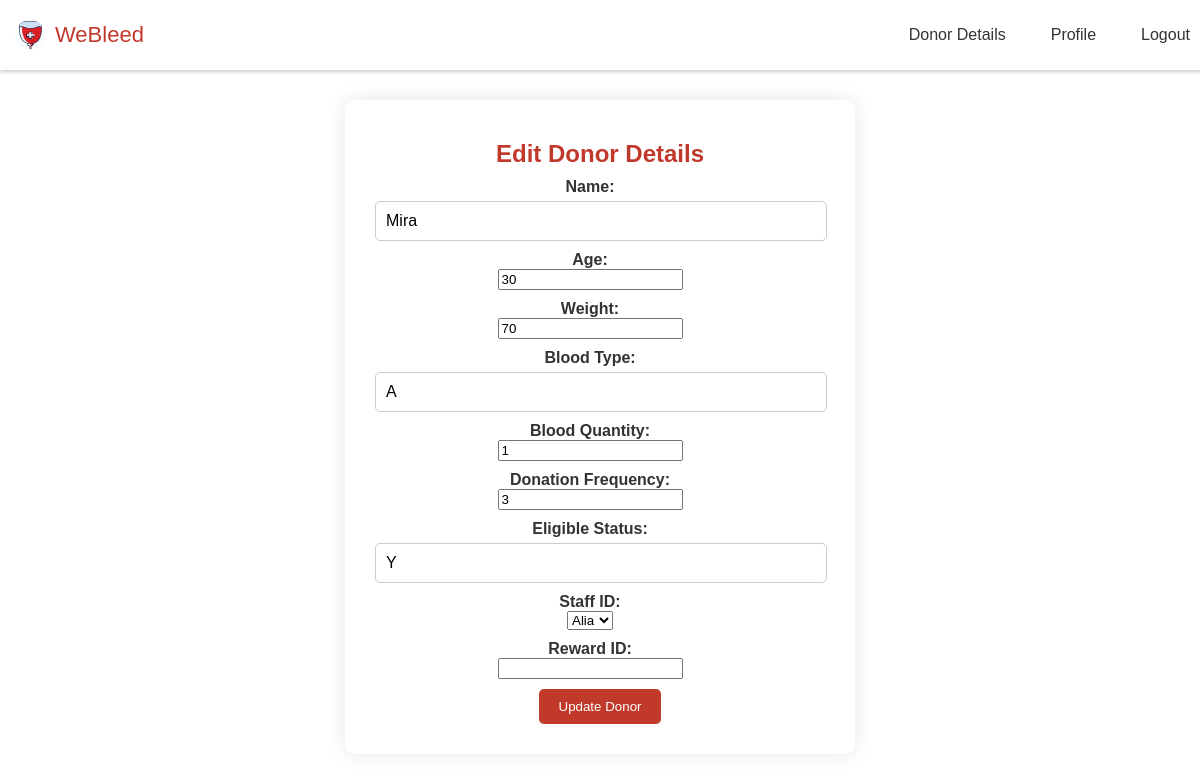
Screenshot of /edit_donor.php?donID=3001 with the database file from the repository.
### tables this page shows
CREATE TABLE `donor` (
  `donID` int(4) NOT NULL,
  `donPassword` varchar(20) NOT NULL,
  `donName` varchar(45) NOT NULL,
  `donGender` char(1) NOT NULL,
  `donAge` int(3) NOT NULL,
  `donBloodType` varchar(2) NOT NULL,
  `donBloodQty` int(3) NOT NULL,
  `donWeight` int(3) NOT NULL,
  `donFrequency` int(1) NOT NULL,
  `eligibleStatus` char(1) NOT NULL,
  `staffID` int(4) NOT NULL
);

CREATE TABLE `staff` (
  `staffID` int(4) NOT NULL,
  `staffPassword` varchar(20) NOT NULL,
  `staffName` varchar(25) NOT NULL,
  `staffPhoneNo` varchar(12) NOT NULL,
  `bcID` int(4) NOT NULL
);

### edit_donor.php (the view, shortened to what this page needs)
<?php
include('connection.php');
$donID = mysqli_real_escape_string($condb, $_GET['donID']);
$query = "SELECT * FROM donor WHERE donID='$donID'";
$result = mysqli_query($condb, $query);
$donor = mysqli_fetch_assoc($result);
$staff_query = "SELECT staffID, staffName FROM staff";
$staff_result = mysqli_query($condb, $staff_query);
?>
<!DOCTYPE html>
<html lang="en">
<head>
    <link rel="stylesheet" href="style.css">
</head>
<body>
<nav class="navbar">
    <div class="logo_item">
        <img src="logo.jpg" alt="Company Logo">
        <span>WeBleed</span>
    </div>
    <div class="navbar_content">
        <ul>
            <li><a href="donor_details.php">Donor Details</a></li>
            <li><a href="donor_profile.php">Profile</a></li>
            <li><a href="logout.php">Logout</a></li>
        </ul>
    </div>
</nav>
<div class="edit-section">
    <h2>Edit Donor Details</h2>
    <form action="edit_donor_process.php" method="POST">
        <div class="form-group">
            <label for="donName">Name:</label>
            <input type="text" id="donName" name="donName" value="<?php echo $donor['donName']; ?>" required>
        </div>
        <div class="form-group">
            <label for="donAge">Age:</label>
            <input type="number" id="donAge" name="donAge" value="<?php echo $donor['donAge']; ?>" required>
        </div>
        <div class="form-group">
            <label for="donWeight">Weight:</label>
            <input type="number" id="donWeight" name="donWeight" value="<?php echo $donor['donWeight']; ?>" required>
        </div>
        <div class="form-group">
            <label for="donBloodType">Blood Type:</label>
            <input type="text" id="donBloodType" name="donBloodType" value="<?php echo $donor['donBloodType']; ?>" required>
        </div>
        <div class="form-group">
            <label for="donBloodQty">Blood Quantity:</label>
            <input type="number" id="donBloodQty" name="donBloodQty" value="<?php echo $donor['donBloodQty']; ?>" required>
        </div>
        <div class="form-group">
            <label for="donFrequency">Donation Frequency:</label>
            <input type="number" id="donFrequency" name="donFrequency" value="<?php echo $donor['donFrequency']; ?>" required>
        </div>
        <div class="form-group">
            <label for="eligibleStatus">Eligible Status:</label>
            <input type="text" id="eligibleStatus" name="eligibleStatus" value="<?php echo $donor['eligibleStatus']; ?>" required>
        </div>
        <div class="form-group">
            <label for="staffID">Staff ID:</label>
            <select id="staffID" name="staffID" required>
                <?php while ($staff = mysqli_fetch_assoc($staff_result)): ?>
                    <option value="<?php echo $staff['staffID']; ?>" <?php if ($staff['staffID'] == $donor['staffID']) echo 'selected'; ?>>
                        <?php echo $staff['staffName']; ?>
                    </option>
                <?php endwhile; ?>
            </select>
        </div>
        <div class="form-group">
            <label for="rewardID">Reward ID:</label>
            <input type="number" id="rewardID" name="rewardID" value="<?php echo $donor['rewardID']; ?>" required>
        </div>
        <button type="submit">Update Donor</button>
    </form>
</div>
</body>
</html>

### style.css (style rules this page uses)
body { font-family: Arial, sans-serif; margin: 0; padding: 0; background-color: white; color: #333; background-image: none; background-size: cover; }
h2 { text-align: center; color: #c0392b; margin-top: 10px; margin-bottom: 10px; }
.form-group { margin-bottom: 10px; margin-right: 20px; }
label { display: block; font-weight: bold; }
input[type="text"], input[type="password"], input[type="email"], input[type="tel"], textarea { width: 100%; padding: 10px; border: 1px solid #ccc; border-radius: 5px; font-size: 16px; margin-top: 5px; }
button { padding: 10px 20px; background-color: #c0392b; color: #fff; border: none; border-radius: 5px; cursor: pointer; transition: background-color 0.3s ease; }
.navbar { position: fixed; top: 0; width: 100%; background-color: #fff; display: flex; justify-content: space-between; align-items: center; padding: 20px 5px; z-index: 1000; box-shadow: 0 2px 4px rgba(0, 0, 0, 0.2); }
.logo_item { display: flex; align-items: center; column-gap: 10px; font-size: 22px; font-weight: 500; color: #c0392b; margin-left: 5px; }
.navbar img { width: 30px; height: 30px; border-radius: 50%; margin-left: 5px; }
.navbar_content ul { margin: 0; padding: 0; list-style: none; display: flex; }
.navbar_content li { margin-left: 15px; }
.navbar_content a { text-decoration: none; color: #333; padding: 10px 15px; transition: color 0.3s ease; }
.form-group { margin-bottom: 10px; }
.edit-section { width: 80%; max-width: 450px; text-align: center; background-color: #fff; border-radius: 10px; box-shadow: 0 0 20px rgba(0, 0, 0, 0.1); padding: 30px; margin: 100px auto; }

### rows the page displays
donor: donName "Mira", donAge "30", donWeight "70", donBloodType "A", donBloodQty "1", donFrequency "3", eligibleStatus "Y", staffID "Alia"
